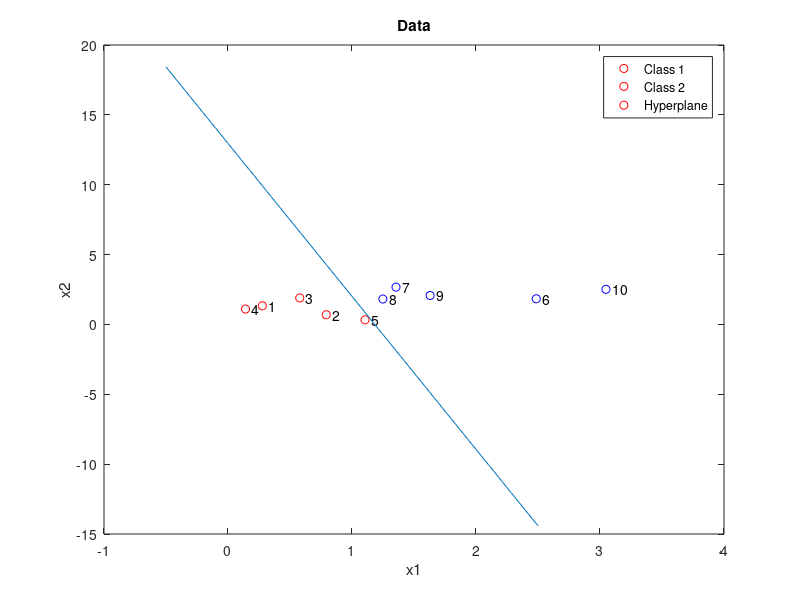

Source code (MATLAB):
clear;clc;close all;
dbstop if error
rng(2);
%% Generate data from two Gaussion distribution
N = 10;
mu1 = [1,1];
mu2 = [2,2];
sigma = 0.2 * eye(2);
X = [mvnrnd(mu1,sigma,N/2);mvnrnd(mu2,sigma,N/2)];
label = [ones(N/2,1); -ones(N/2,1)];
% method = 'dual';
method = 'original';

%========================== show toy data ============================
figure;
hold on;
for i = 1:N
    if label(i) == 1
        linetype = 'ro';
    else
        linetype = 'bo';
    end
    plot(X(i,1), X(i,2), linetype);
    text(X(i,1)+0.05, X(i,2), num2str(i));
end
hold off;
box on;
title('Data');
xlabel('x1');
ylabel('x2');

if ~strcmp(method, 'dual')
    %% Perceptron
    eta = 0.1;
    w = zeros(2,1);
    b = 0;
    iter = 200;
    
    %================================== train ============================
    for i = 1:iter
        y = label .* (X*w + b);
        idx = find(y <= 0);
        if ~isempty(idx)
            j = randsample(idx,1);
            w = w + eta * label(j) * X(j,:)';
            b = b + eta * label(j);
        else
            break;
        end
        
        %% the code of this section for observing the change of hyperplan
        %     figure;
        %     hold on;
        %     for k = 1:N
        %         if label(k) == 1
        %             linetype = 'ro';
        %         else
        %             linetype = 'bo';
        %         end
        %         plot(X(k,1), X(k,2), linetype);
        %         text(X(k,1)+0.05, X(k,2), num2str(k));
        %     end
        %     t = -0.5:0.1:2.5;
        %     plot(t,(-b-w(1)*t)/w(2));
        %     hold off;
        %     box on;
        %     title('Data');
        %     xlabel('x1');
        %     ylabel('x2');
        
    end
else
    %% Dual of Perceptron
    eta = 0.1;
    K = X*X';
    alpha = zeros(N,1);
    b = 0;
    iter = 200;
    
    %================================== train ============================
    for i = 1:iter
        y = label.*(K*(alpha.*label) + b);
        idx = find(y <= 0);
        if ~isempty(idx)
            j = randsample(idx,1);
            alpha(j) = alpha(j) + eta;
            b = b + eta * label(j);
        else
            break;
        end
    end
    w = X'*(alpha.*label);
end

%============================= test =================================

pre_label = sign(X*w+b);
accuracy = mean(sum(pre_label == label));

% Plot hyperplane
hold on;
t = -0.5:0.1:2.5;
plot(t,(-b-w(1)*t)/w(2));
hold off;
legend('Class 1', 'Class 2','Hyperplane');